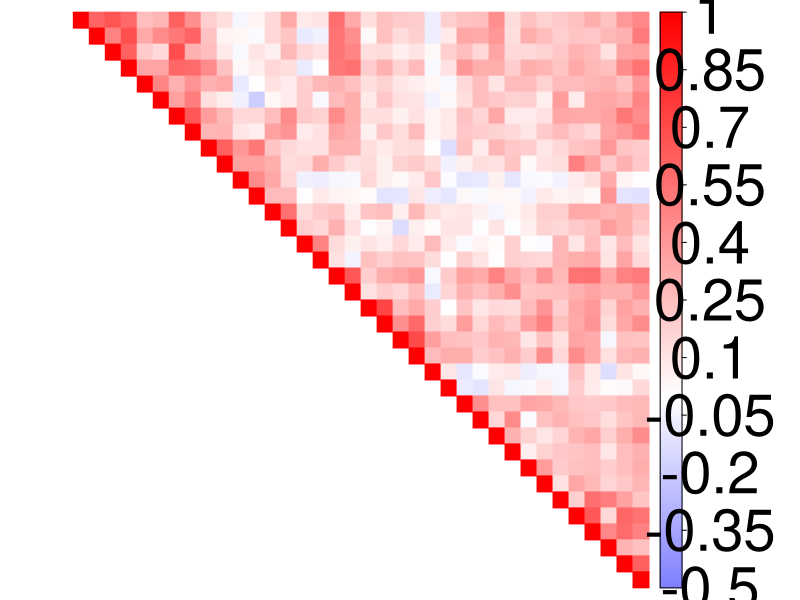

Recreate this plot in R. (Note: this script raises an error after producing the figure.)
## ---- chunk 1
library(tidyverse)
library(corrplot)
library(emmeans)
library(ggsignif)
## ---- chunk 2
childhood <- read.csv(file='../results/ROI-ROI correlations/childhood.csv')
adolescence <- read.csv(file='../results/ROI-ROI correlations/adolescence.csv')
youngadulthood <- read.csv(file='../results/ROI-ROI correlations/youngadulthood.csv')
adulthood <- read.csv(file='../results/ROI-ROI correlations/adulthood.csv')
## ---- chunk 3
rownames(childhood) <- childhood$X
childhood$X <- NULL
childhood <- data.matrix(childhood)
childhood[is.na(childhood)] <-1

png(height=1800, width=1800, file="../childhood_correlations.png")
corrplot(childhood, tl.col = "black", col=colorRampPalette(c("blue","white","red"))(200), tl.pos='n', col.lim = c(-0.5,1), type="upper", method="color",  cl.cex = 3.5)
dev.off()

childhood <- as.data.frame(childhood)
childhood[childhood == 1] <- NA
childhood_auditory <- childhood[1:18]
childhood_auditory <-
  childhood_auditory %>% filter(row(childhood_auditory) == 1:18)
childhood_auditory <- data.matrix(childhood_auditory)
mean((childhood_auditory), na.rm=TRUE)
childhood_auditory <- data.frame(childhood_auditory)
childhood_auditory$time <- 'childhood'

childhood_reward <- childhood[19:36]
childhood_reward <-
  childhood_reward %>% filter(row(childhood_reward) == 19:36)
childhood_reward <- data.matrix(childhood_reward)
childhood_reward <- data.frame(childhood_reward)
childhood_reward$time <- 'childhood'

childhood_auditory_reward <- childhood[1:18]
childhood_auditory_reward <-
  childhood_auditory_reward %>% filter(row(childhood_auditory_reward) == 19:36)
childhood_auditory_reward <- data.matrix(childhood_auditory_reward)
mean(childhood_auditory_reward, na.rm=TRUE)
childhood_auditory_reward <- data.frame((childhood_auditory_reward))
childhood_auditory_reward$time <- 'childhood'

childhood_mpfc <- childhood$mPFC

childhood_mpfc_reward <- childhood_mpfc[19:36]

childhood_mpfc_auditory <- childhood_mpfc[1:18]
## ---- chunk 4
rownames(adolescence) <- adolescence$X
adolescence$X <- NULL
adolescence <- data.matrix(adolescence)
adolescence[is.na(adolescence)] <- 1

png(height=1800, width=1800, file="../adolescence_correlations.png")
corrplot(adolescence, tl.col = "black", col=colorRampPalette(c("blue","white","red"))(200), tl.pos='n', col.lim = c(-0.5,1), type="upper", method="color", cl.cex = 3.5)
dev.off()

adolescence <- as.data.frame(adolescence)
adolescence[adolescence == 1] <- NA
adolescence_auditory <- adolescence[1:18]
adolescence_auditory <-
  adolescence_auditory %>% filter(row(adolescence_auditory) == 1:18)
adolescence_auditory <- data.matrix(adolescence_auditory)
mean(adolescence_auditory, na.rm=TRUE)
adolescence_auditory <- as.data.frame(adolescence_auditory)
adolescence_auditory$time <- 'adolescence'

adolescence_reward <- adolescence[19:36]
adolescence_reward <-
  adolescence_reward %>% filter(row(adolescence_reward) == 19:36)
adolescence_reward <- data.matrix(adolescence_reward)
adolescence_reward <- as.data.frame(adolescence_reward)
adolescence_reward$time <- 'adolescence'

adolescence_auditory_reward <- adolescence[1:18]
adolescence_auditory_reward <-
  adolescence_auditory_reward %>% filter(row(adolescence_auditory_reward) == 19:36)
adolescence_auditory_reward <- data.matrix(adolescence_auditory_reward)
mean(adolescence_auditory_reward, na.rm=TRUE)
adolescence_auditory_reward <- data.frame(adolescence_auditory_reward)
adolescence_auditory_reward$time <- 'adolescence'

adolescence_mpfc <- adolescence$mPFC

adolescence_mpfc_reward <- adolescence_mpfc[19:36]

adolescence_mpfc_auditory <- adolescence$mPFC[1:18]
## ---- chunk 5
rownames(youngadulthood) <- youngadulthood$X
youngadulthood$X <- NULL
youngadulthood <- data.matrix(youngadulthood)

youngadulthood[is.na(youngadulthood)] <- 1
png(height=1800, width=1800, file="../ya_correlations.png")
corrplot(youngadulthood, tl.pos='n', col.lim = c(-0.5,1), col=colorRampPalette(c("blue","white","red"))(200), type="upper", cl.cex = 3.5,method="color")
dev.off()

youngadulthood <- as.data.frame(youngadulthood)
youngadulthood[youngadulthood == 1] <- NA
youngadult_auditory <- youngadulthood[1:18]
youngadult_auditory <-
  youngadult_auditory %>% filter(row(youngadult_auditory) == 1:18)
youngadult_auditory <- data.matrix(youngadult_auditory)
youngadult_auditory <- as.data.frame(youngadult_auditory)
youngadult_auditory$time <- 'young_adulthood'

youngadult_reward <- youngadulthood[19:36]
youngadult_reward <-
  youngadult_reward %>% filter(row(youngadult_reward) == 19:36)
youngadult_reward <- data.matrix(youngadult_reward)
youngadult_reward <- as.data.frame(youngadult_reward)
youngadult_reward$time <- 'young_adulthood'

youngadult_auditory_reward <- youngadulthood[1:18]
youngadult_auditory_reward <-
  youngadult_auditory_reward %>% filter(row(youngadult_auditory_reward) == 19:36)
youngadult_auditory_reward <- data.matrix(youngadult_auditory_reward)
mean(youngadult_auditory_reward, na.rm=TRUE)
youngadult_auditory_reward <- data.frame(youngadult_auditory_reward)
youngadult_auditory_reward$time <- 'young_adult'

ya_mpfc <- youngadulthood$mPFC

ya_mpfc_reward <- ya_mpfc[19:36]

ya_mpfc_auditory <- ya_mpfc[1:18]
## ---- chunk 6
rownames(adulthood) <- adulthood$X
adulthood$X <- NULL
adulthood <- data.matrix(adulthood)
adulthood[is.na(adulthood)] <- 1

png(height=1800, width=1800, file="../adulthood_correlations.png")
corrplot(adulthood, type="upper", tl.col = "black", col=colorRampPalette(c("blue","white","red"))(200),tl.pos='n', col.lim = c(-0.5,1), cl.cex = 3.5,method="color")
dev.off()

adulthood <- as.data.frame(adulthood)
adulthood[adulthood == 1] <- NA

adult_auditory <- adulthood[1:18]
adult_auditory <-
  adult_auditory %>% filter(row(adult_auditory) == 1:18)
adult_auditory <- data.matrix(adult_auditory)
adult_auditory <- as.data.frame(adult_auditory)
adult_auditory$time <- 'adulthood'

adult_reward <- adulthood[19:36]
adult_reward <-
  adult_reward %>% filter(row(adult_reward) == 19:36)
adult_reward <- data.matrix(adult_reward)
adult_reward <- as.data.frame(adult_reward)
adult_reward$time <- 'adulthood'

adult_auditory_reward <- adulthood[1:18]
adult_auditory_reward <-
  adult_auditory_reward %>% filter(row(adult_auditory_reward) == 19:36)
adult_auditory_reward <- data.matrix(adult_auditory_reward)
mean(adult_auditory_reward, na.rm=TRUE)
adult_auditory_reward <- data.frame(adult_auditory_reward)
adult_auditory_reward$time <- 'adult'

adulthood_mpfc <- adulthood$mPFC

adulthood_mpfc_reward <- adulthood_mpfc[19:36]

adulthood_mpfc_auditory <- adulthood_mpfc[1:18]
## ---- chunk 7
mpfc <- as.data.frame(cbind(adulthood_mpfc, ya_mpfc, adolescence_mpfc, childhood_mpfc))
mpfc_corr <- pivot_longer(mpfc, adulthood_mpfc:childhood_mpfc, values_to = "correlation", names_to = "Time")


mpfc_corr$Time <- factor(mpfc_corr$Time, levels = c("childhood_mpfc", "adolescence_mpfc", "ya_mpfc", "adulthood_mpfc"))

#mpfc_auditory_mpfc <-
  ggplot(mpfc_corr, aes(x=Time, y=correlation)) +
  stat_summary(fun = 'mean',geom="line", group=1) +
  stat_summary(fun.data = 'mean_se', geom = 'errorbar', width = 0.2) +
  stat_summary(fun.data = 'mean_se', geom = 'pointrange') +
  ylab("Average Correlation Coefficient") +
  xlab("Developmental Timing of Exposure") +
  scale_x_discrete(labels=c("Childhood (0-11)", "Adolescence (12-18)", "Young\nAdulthood (19-25)",
                            "Adulthood (26-45)")) +
     geom_signif(
    comparisons = list(c("childhood_mpfc", "adulthood_mpfc")),
    map_signif_level = TRUE,
    y_position=0.4
  ) +
  geom_signif(
    comparisons = list(c("adolescence_mpfc", "adulthood_mpfc")),
    map_signif_level = TRUE,
    y_position=0.4
  ) +
  ggtitle("Average mPFC Connectivity to Auditory & Reward ROIs") +
  theme(
    axis.title.x = element_text(size=16, family="Arial"),
    axis.title.y = element_text(size=16, family="Arial"),
    axis.text.y = element_text(size=12, family="Arial"), 
    axis.text.x = element_text(size=12, family="Arial"),
    strip.text.x = element_text(size = 12, family="Arial")
  ) +
  coord_cartesian(ylim = c(0,0.6))

ggsave('../results/mpfc_auditory_reward.png', mpfc_auditory_mpfc, width=10)

aov <- aov(data=mpfc_corr, correlation ~ Time)
summary(aov)

emm <- emmeans(aov, ~ Time)
pairs(emm)

mpfc_reward <- as.data.frame(cbind(adulthood_mpfc_reward, ya_mpfc_reward, adolescence_mpfc_reward, childhood_mpfc_reward))

mpfc_corr_reward <- pivot_longer(mpfc_reward, adulthood_mpfc_reward:childhood_mpfc_reward, values_to = "correlation", names_to = "Time")

mpfc_corr_reward$Time <- factor(mpfc_corr_reward$Time, levels = c("childhood_mpfc_reward", "adolescence_mpfc_reward", "ya_mpfc_reward", "adulthood_mpfc_reward"))

mpfc_reward <-
ggplot(mpfc_corr_reward, aes(x=Time, y=correlation)) +
  stat_summary(fun = 'mean',geom="line", group=1) +
  stat_summary(fun.data = 'mean_se', geom = 'errorbar', width = 0.2) +
  stat_summary(fun.data = 'mean_se', geom = 'pointrange') +
  ylab("Average Correlation Coefficient") +
  xlab("Developmental Timing of Exposure") +
  scale_x_discrete(labels=c("Childhood (0-11)", "Adolescence (12-18)", "Young\nAdulthood (19-25)",
                            "Adulthood (26-45)")) +
  ggtitle("Average mPFC Connectivity to Reward ROIs") +
  theme(
    axis.title.x = element_text(size=16, family="Arial"),
    axis.title.y = element_text(size=16, family="Arial"),
    axis.text.y = element_text(size=12, family="Arial"), 
    axis.text.x = element_text(size=12, family="Arial"),
    strip.text.x = element_text(size = 12, family="Arial")
  ) +
  coord_cartesian(ylim = c(0,0.6))
ggsave('../results/mpfc_reward.png', mpfc_reward, width=10)

aov <- aov(data=mpfc_corr_reward, correlation ~ Time)
summary(aov)

mpfc_auditory <- as.data.frame(cbind(adulthood_mpfc_auditory, ya_mpfc_auditory, adolescence_mpfc_auditory, childhood_mpfc_auditory))

mpfc_corr_auditory <- pivot_longer(mpfc_auditory, adulthood_mpfc_auditory:childhood_mpfc_auditory, values_to = "correlation", names_to = "Time")

mpfc_corr_auditory$Time <- factor(mpfc_corr_auditory$Time, levels = c("childhood_mpfc_auditory", "adolescence_mpfc_auditory", "ya_mpfc_auditory", "adulthood_mpfc_auditory"))

aov <- aov(data=mpfc_corr_auditory, correlation ~ Time)
summary(aov)

emm <- emmeans(aov, ~ Time)
pairs(emm)

mpfc_auditory <- 
ggplot(mpfc_corr_auditory, aes(x=Time, y=correlation)) +
  stat_summary(fun = 'mean',geom="line", group=1) +
  stat_summary(fun.data = 'mean_se', geom = 'errorbar', width = 0.2) +
  stat_summary(fun.data = 'mean_se', geom = 'pointrange') +
  ylab("Average Correlation Coefficient") +
  xlab("Developmental Timing of Exposure") +
  scale_x_discrete(labels=c("Childhood (0-11)", "Adolescence (12-18)", "Young\nAdulthood (19-25)",
                            "Adulthood (26-45)")) +
     geom_signif(
    comparisons = list(c("adolescence_mpfc_auditory", "ya_mpfc_auditory")),
    map_signif_level = TRUE,
    y_position=0.45
  ) +
  geom_signif(
    comparisons = list(c("adolescence_mpfc_auditory", "adulthood_mpfc_auditory")),
    map_signif_level = TRUE,
    y_position=0.45
  ) +
  ggtitle("Average mPFC Connectivity to Auditory ROIs") +
  theme(
    axis.title.x = element_text(size=16, family="Arial"),
    axis.title.y = element_text(size=16, family="Arial"),
    axis.text.y = element_text(size=12, family="Arial"), 
    axis.text.x = element_text(size=12, family="Arial"),
    strip.text.x = element_text(size = 12, family="Arial")
  ) +
  coord_cartesian(ylim = c(0,0.6))

ggsave('../results/mpfc_auditory.png', mpfc_auditory, width=10)

auditory <- rbind(adult_auditory, youngadult_auditory, adolescence_auditory, childhood_auditory)
auditory <- pivot_longer(auditory, aSTGr:HGl, values_to = "correlation",names_to = "area")
auditory <- auditory %>% distinct(correlation, time, .keep_all = T)

auditory$time <- factor(auditory$time, levels = c("childhood", "adolescence", "young_adulthood", "adulthood"))

auditory <-
  ggplot(auditory, aes(x=time, y=correlation)) +
  stat_summary(fun = 'mean',geom="line", group=1) +
  stat_summary(fun.data = 'mean_se', geom = 'errorbar', width = 0.2) +
  stat_summary(fun.data = 'mean_se', geom = 'pointrange') +
  ylab("Average Correlation Coefficient") +
  xlab("Developmental Timing of Exposure") +
  scale_x_discrete(labels=c("Childhood (0-11)", "Adolescence (12-18)", "Young\nAdulthood (19-25)",
                            "Adulthood (26-45)")) +
  ggtitle("Average Within-Auditory Network Connectivity")

ggsave('../results/auditory.png', auditory, width=10)

aov <- aov(data=auditory, correlation ~ time)
summary(aov)

emm <- emmeans(aov, ~ time)
pairs(emm)


reward <- rbind(adult_reward, youngadult_reward, adolescence_reward, childhood_reward)
reward <- pivot_longer(reward, Caudater:FOrbl, values_to = "correlation",names_to = "area")
reward <- reward %>% distinct(correlation, time, .keep_all = T)

reward$time <- factor(reward$time, levels = c("childhood", "adolescence", "young_adulthood", "adulthood"))

#reward <-
  ggplot(reward, aes(x=time, y=correlation)) +
  stat_summary(fun = 'mean',geom="line", group=1) +
  stat_summary(fun.data = 'mean_se', geom = 'errorbar', width = 0.2) +
  stat_summary(fun.data = 'mean_se', geom = 'pointrange') +
  ylab("Average Correlation Coefficient") +
  xlab("Developmental Timing of Exposure") +
  scale_x_discrete(labels=c("Childhood (0-11)", "Adolescence (12-18)", "Young\nAdulthood (19-25)",
                            "Adulthood (26-45)")) +
  ggtitle("Average Within-Reward Region Connectivity") +
  geom_signif(
    comparisons = list(c("childhood", "adulthood")),
    map_signif_level = TRUE,
    y_position=0.325
  ) 
  
ggsave('../results/reward.png', reward, width=10)

aov <- aov(data=reward, correlation ~ time)
summary(aov)

emm <- emmeans(aov, ~ time)
pairs(emm)

reward_auditory <- rbind(adult_auditory_reward, youngadult_auditory_reward, adolescence_auditory_reward, childhood_auditory_reward)
reward_auditory <- pivot_longer(reward_auditory, aSTGr:HGl, values_to = "correlation",names_to = "area")
reward_auditory <- reward_auditory %>% distinct(correlation, time, .keep_all = T)

reward_auditory$time <- factor(reward_auditory$time, levels = c("childhood", "adolescence", "young_adult", "adult"))

reward_auditory <-
  ggplot(reward_auditory, aes(x=time, y=correlation)) +
  stat_summary(fun = 'mean',geom="line", group=1) +
  stat_summary(fun.data = 'mean_se', geom = 'errorbar', width = 0.2) +
  stat_summary(fun.data = 'mean_se', geom = 'pointrange') +
  ylab("Average Correlation Coefficient") +
  xlab("Developmental Timing of Exposure") +
  scale_x_discrete(labels=c("Childhood (0-11)", "Adolescence (12-18)", "Young\nAdulthood (19-25)",
                            "Adulthood (26-45)")) +
  ggtitle("Average Connectivity Between Auditory & Reward Regions") +
  geom_signif(
    comparisons = list(c("childhood", "adolescence")),
    map_signif_level = TRUE,
    y_position=0.25
  )  +
  geom_signif(
    comparisons = list(c("childhood", "young_adult")),
    map_signif_level = TRUE,
    y_position=0.25
  ) +
  geom_signif(
    comparisons = list(c("childhood", "adult")),
    map_signif_level = TRUE,
    y_position=0.25
  ) 
  
ggsave('../results/reward_auditory.png', reward_auditory, width=10)

aov <- aov(data=reward_auditory, correlation ~ time)
summary(aov)

emm <- emmeans(aov, ~ time)
pairs(emm)
